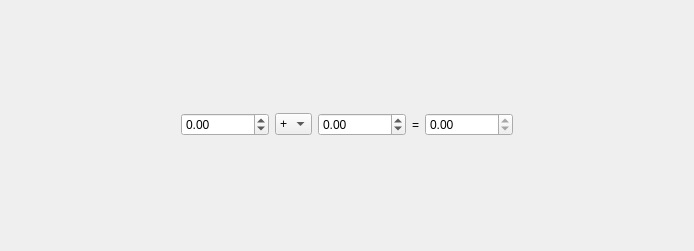
<?xml version="1.0" encoding="UTF-8"?>
<ui version="4.0">
 <class>Dialog</class>
 <widget class="QDialog" name="Dialog">
  <property name="geometry">
   <rect>
    <x>0</x>
    <y>0</y>
    <width>694</width>
    <height>251</height>
   </rect>
  </property>
  <property name="windowTitle">
   <string>Dialog</string>
  </property>
  <layout class="QGridLayout" name="gridLayout">
   <item row="0" column="1">
    <spacer name="verticalSpacer_2">
     <property name="orientation">
      <enum>Qt::Vertical</enum>
     </property>
     <property name="sizeHint" stdset="0">
      <size>
       <width>20</width>
       <height>117</height>
      </size>
     </property>
    </spacer>
   </item>
   <item row="2" column="1">
    <spacer name="verticalSpacer">
     <property name="orientation">
      <enum>Qt::Vertical</enum>
     </property>
     <property name="sizeHint" stdset="0">
      <size>
       <width>20</width>
       <height>118</height>
      </size>
     </property>
    </spacer>
   </item>
   <item row="1" column="5">
    <widget class="QDoubleSpinBox" name="sb_result">
     <property name="readOnly">
      <bool>true</bool>
     </property>
     <property name="minimum">
      <double>-9999999.990000000223517</double>
     </property>
     <property name="maximum">
      <double>9999999.990000000223517</double>
     </property>
    </widget>
   </item>
   <item row="1" column="2">
    <widget class="QComboBox" name="cb_operator">
     <item>
      <property name="text">
       <string>+</string>
      </property>
     </item>
     <item>
      <property name="text">
       <string>-</string>
      </property>
     </item>
     <item>
      <property name="text">
       <string>×</string>
      </property>
     </item>
     <item>
      <property name="text">
       <string>÷</string>
      </property>
     </item>
    </widget>
   </item>
   <item row="1" column="4">
    <widget class="QLabel" name="label">
     <property name="text">
      <string>=</string>
     </property>
    </widget>
   </item>
   <item row="1" column="1">
    <widget class="QDoubleSpinBox" name="sb_operand1">
     <property name="minimum">
      <double>-9999999.990000000223517</double>
     </property>
     <property name="maximum">
      <double>9999999.990000000223517</double>
     </property>
    </widget>
   </item>
   <item row="1" column="0">
    <spacer name="horizontalSpacer">
     <property name="orientation">
      <enum>Qt::Horizontal</enum>
     </property>
     <property name="sizeHint" stdset="0">
      <size>
       <width>40</width>
       <height>20</height>
      </size>
     </property>
    </spacer>
   </item>
   <item row="1" column="3">
    <widget class="QDoubleSpinBox" name="sb_operand2">
     <property name="minimum">
      <double>-9999999.990000000223517</double>
     </property>
     <property name="maximum">
      <double>9999999.990000000223517</double>
     </property>
    </widget>
   </item>
   <item row="1" column="6">
    <spacer name="horizontalSpacer_2">
     <property name="orientation">
      <enum>Qt::Horizontal</enum>
     </property>
     <property name="sizeHint" stdset="0">
      <size>
       <width>40</width>
       <height>20</height>
      </size>
     </property>
    </spacer>
   </item>
  </layout>
 </widget>
 <resources/>
 <connections/>
</ui>
